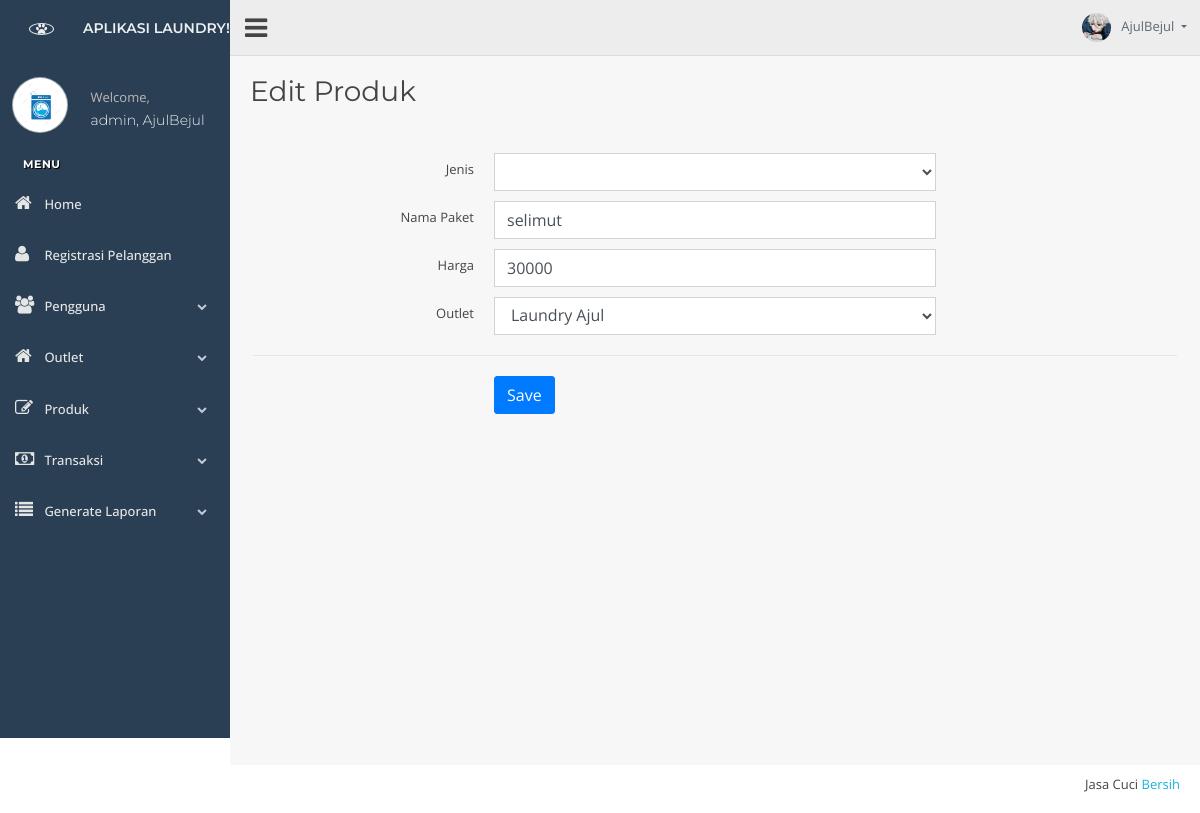
/views/produk/v_edit_produk.php?id=6 (signed in), run on the app's committed database.
### tables this page shows
CREATE TABLE `tb_paket` (
  `id` int(11) NOT NULL,
  `id_outlet` int(11) NOT NULL,
  `jenis` enum('kilon','selimut','bed_cover','kaos','lain') DEFAULT NULL,
  `nama_paket` varchar(100) NOT NULL,
  `harga` int(11) NOT NULL
);

CREATE TABLE `tb_outlet` (
  `id` int(11) NOT NULL,
  `nama` varchar(100) NOT NULL,
  `alamat` text NOT NULL,
  `tlp` varchar(15) NOT NULL
);

### controllers/c_koneksi.php (called while the page is built)
<?php
class c_koneksi{
    function koneksi(){
        $conn = mysqli_connect('localhost','root','','laundry');
        if (!$conn) {
            die("Koneksi gagal: " . mysqli_connect_error());
        }else{
            return $conn;
        }
    }
}
?>

### controllers/c_produk.php (called while the page is built, shortened)
<?php
include_once 'c_koneksi.php';
class c_produk{
    function edit($id){
        $conn = new c_koneksi();
        $sql = "SELECT tb_paket.id, id_outlet, tb_outlet.nama AS outlet_nama, jenis, nama_paket, harga  FROM `tb_paket` JOIN tb_outlet ON tb_paket.id_outlet = tb_outlet.id WHERE tb_paket.id=$id ";
        $query = mysqli_query($conn->koneksi(),$sql);
        while ($q = mysqli_fetch_object($query)) {
        $hasil[] = $q;
        }
        return $hasil;
    }
}
?>

### views/produk/v_edit_produk.php (the view, shortened to what this page needs)
<?php
include_once '../template/header.php';
include_once '../template/sidebar.php';
include_once '../template/topbar.php';
?>
<?php
include_once '../../controllers/c_produk.php';
$produk = new c_produk();
?>
<div class="right_col" role="main">
	<div class="">
		<div class="page-title">
			<div class="title_left">
				<h3> Edit Produk </small></h3>
			</div>
		</div>
		<div class="clearfix"></div>
		<div class="row">
			<div class="col-md-12 col-sm-12 ">
					<div class="x_content">
						<br />
						<form action="../../routers/r_produk.php?aksi=update" method="POST" data-parsley-validate class="form-horizontal form-label-left">
                        <?php foreach ($produk->edit($_GET['id']) as $p) { ?>
							<div class="item form-group">
								<div class="col-md-6 col-sm-6 ">
								</div>
							</div>
							<div class="item form-group">
								<label for="role" class="col-form-label col-md-3 col-sm-3 label-align">Jenis</label>
								<div class="col-md-6 col-sm-6 ">
									<select id="role" class="form-control" name="jenis">
										<option value="<?= $p->jenis ?>"><?= $p->jenis ?></option>
										<option value="kiloan">kiloan</option>
									</select>
								</div>
							</div>
							<div class="item form-group">
								<label for="nama_paket" class="col-form-label col-md-3 col-sm-3 label-align">Nama Paket</label>
								<div class="col-md-6 col-sm-6 ">
									<input id="nama_paket" required="required" class="form-control" type="text" name="nama_paket" value="<?= $p->nama_paket ?>">
								</div>
							</div>
                            <div class="item form-group">
								<label for="harga" class="col-form-label col-md-3 col-sm-3 label-align">Harga</label>
								<div class="col-md-6 col-sm-6 ">
									<input id="harga" required="required" class="form-control" type="text" name="harga" value="<?= $p->harga ?>">
								</div>
							</div>
                            <?php } ?>
							<div class="item form-group">
								<label for="outlet" class="col-form-label col-md-3 col-sm-3 label-align">Outlet</label>
								<div class="col-md-6 col-sm-6 ">
									<select id="outlet" class="form-control" name="id_outlet">
										<option value="<?= $p->id_outlet ?>"><?= $p->outlet_nama ?></option>
									</select>
								</div>
							</div>
							<div class="ln_solid"></div>
							<div class="item form-group">
								<div class="col-md-6 col-sm-6 offset-md-3">
									<button class="btn btn-primary" type="submit" name="update">Save</button>
								</div>
							</div>
						</form>
					</div>
				</div>
			</div>
		</div>
	</div>
</div>
<?php include_once '../template/footer.php'; ?>

### assets/css/style1.css (style rules this page uses)
body { background: #fff; color: #444; font-family: "Open Sans", sans-serif; }
h1, h2, h3, h4, h5, h6 { font-family: "Montserrat", sans-serif; font-weight: 400; margin: 0 0 20px 0; padding: 0; }

### data on the page
tb_paket: nama_paket "selimut", harga "30000", id_outlet "Laundry Ajul"

### other printed values
$_SESSION['data']['role'] "admin"
$_SESSION['data']['username'] "AjulBejul"
